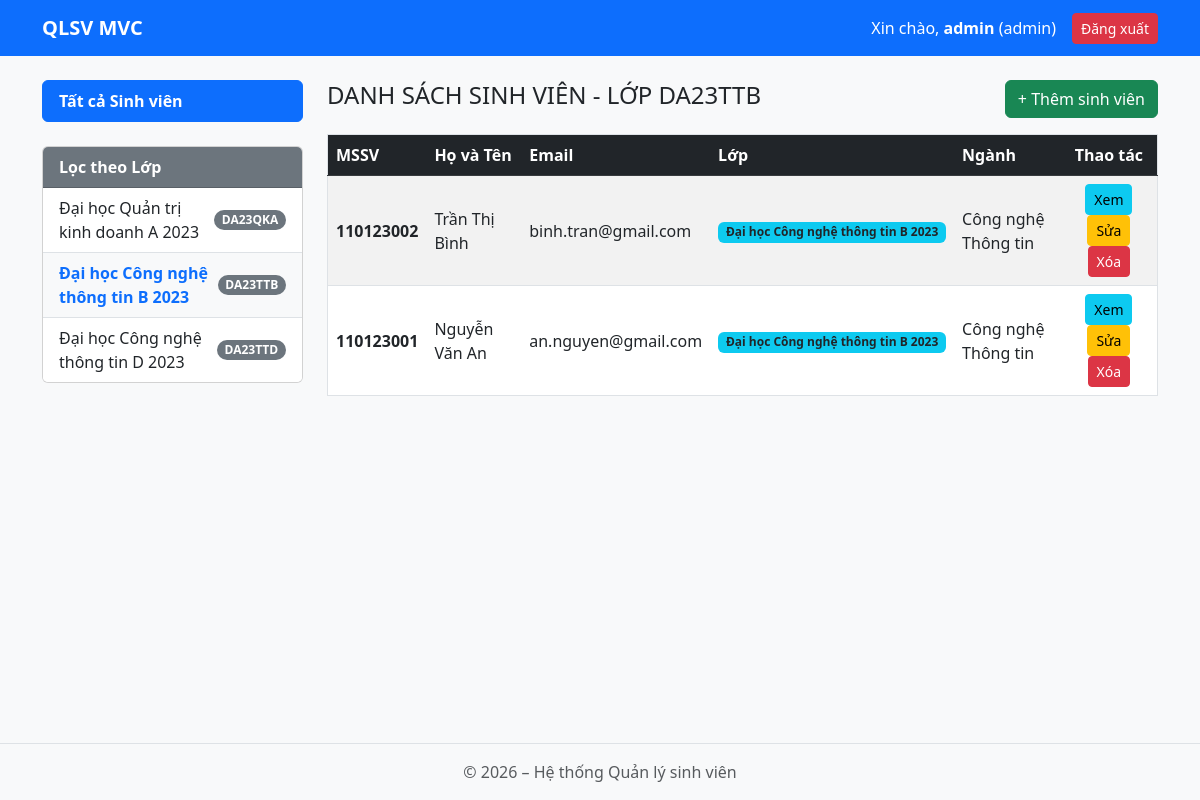
/index.php?action=students&class_code=DA23TTB (signed in), run on the app's committed database.
### tables this page shows
CREATE TABLE IF NOT EXISTS `classes` (
  `class_code` VARCHAR(15) NOT NULL PRIMARY KEY,
  `class_name` VARCHAR(100) NOT NULL,
  `major_code` VARCHAR(5) NOT NULL,
  CONSTRAINT `fk_classes_majors` FOREIGN KEY (`major_code`) REFERENCES `majors` (`major_code`) ON DELETE CASCADE ON UPDATE CASCADE
);

CREATE TABLE IF NOT EXISTS `students` (
  `student_id` VARCHAR(9) NOT NULL PRIMARY KEY,
  `fullname` VARCHAR(100) NOT NULL,
  `email` VARCHAR(100) NOT NULL,
  `phone` VARCHAR(15) NOT NULL,
  `class_code` VARCHAR(15) NOT NULL,
  CONSTRAINT `fk_students_classes` FOREIGN KEY (`class_code`) REFERENCES `classes` (`class_code`) ON DELETE CASCADE ON UPDATE CASCADE
);

CREATE TABLE IF NOT EXISTS `majors` (
  `major_code` VARCHAR(5) NOT NULL PRIMARY KEY,
  `major_name` VARCHAR(100) NOT NULL
);

### app/controllers/StudentController.php (called while the page is built, shortened)
<?php
require_once __DIR__ . '/../models/StudentModel.php';
require_once __DIR__ . '/../models/ClassModel.php';
class StudentController {
    private $studentModel;
    private $classModel;
    public function __construct() {
        $this->db = new DataBase();
        $this->studentModel = new StudentModel($this->db);
        $this->classModel = new ClassModel($this->db);
    }
    public function index() {
        $selected_class = isset($_GET['class_code']) ? $_GET['class_code'] : null;
        $students = $this->studentModel->all($selected_class);
        $classes  = $this->classModel->all();
        require_once __DIR__ . '/../views/students/index.php';
    }
}

### public/index.php (called while the page is built, shortened)
<?php
$router = new Router();
$router->dispatch();
?>

### app/models/ClassModel.php (called while the page is built, shortened)
<?php
class ClassModel {
    private $db;
    public function __construct(DataBase $db) {
        $this->db = $db;
    }
    public function all() {
        $pdo = $this->db->getConnection();
        $sql = "SELECT c.*, m.major_name
                FROM classes c
                JOIN majors m ON c.major_code = m.major_code
                ORDER BY c.class_code ASC";
        $stmt = $pdo->prepare($sql);
        $stmt->execute();
        return $stmt->fetchAll();
    }
}

### app/models/StudentModel.php (called while the page is built, shortened)
<?php
class StudentModel {
    private $db;
    public function __construct(DataBase $db, $id = null, $fullname = '', $email = '', $phone = '', $class_code = '') {
        $this->db = $db;
        $this->student_id = $id;
        $this->fullname = $fullname;
        $this->email = $email;
    }
    public function all($class_code_filter = null) {
        $pdo = $this->db->getConnection();
        $sql = "SELECT s.*, c.class_name, m.major_name
                FROM students s
                JOIN classes c ON s.class_code = c.class_code
                JOIN majors m ON c.major_code = m.major_code";
        if ($class_code_filter) {
            $sql .= " WHERE s.class_code = :class_code";
        }
        $sql .= " ORDER BY s.student_id DESC";
        $stmt = $pdo->prepare($sql);
        if ($class_code_filter) {
            $stmt->bindValue(':class_code', $class_code_filter, PDO::PARAM_STR);
        }
        $stmt->execute();
        $rows = $stmt->fetchAll();
        $list = [];
        foreach ($rows as $row) {
            $st = new StudentModel($this->db, $row['student_id'], $row['fullname'], $row['email'], $row['phone'], $row['class_code']);
            $st->class_name = $row['class_name'];
            $st->major_name = $row['major_name'];
            $list[] = $st;
        }
        return $list;
    }
}

### app/views/students/index.php (the view)
<?php require_once __DIR__ . '/../layouts/header.php'; ?>
<?php require_once __DIR__ . '/../layouts/sidebar.php'; ?>
<div class="col-md-9">
    <div class="d-flex justify-content-between align-items-center mb-3">
        <h4>
            DANH SÁCH SINH VIÊN
            <?php
                if (isset($_GET['class_code'])) {
                    echo "- LỚP " . htmlspecialchars($_GET['class_code']);
                }
            ?>
        </h4>
        <?php if ($_SESSION['user']['role'] === 'admin'): ?>
            <a href="index.php?action=student-create" class="btn btn-success">+ Thêm sinh viên</a>
        <?php endif; ?>
    </div>
    <div class="table-responsive">
        <table class="table table-striped table-hover border align-middle">
            <thead class="table-dark">
                <tr>
                    <th>MSSV</th>
                    <th>Họ và Tên</th>
                    <th>Email</th>
                    <th>Lớp</th>
                    <th>Ngành</th>
                    <th class="text-center">Thao tác</th>
                </tr>
            </thead>
            <tbody>
                <?php if (empty($students)): ?>
                    <tr>
                        <td colspan="6" class="text-center text-muted">Không có sinh viên nào trong danh sách.</td>
                    </tr>
                <?php else: ?>
                    <?php foreach ($students as $st): ?>
                        <tr>
                            <td><strong><?= htmlspecialchars($st->student_id) ?></strong></td>
                            <td><?= htmlspecialchars($st->fullname) ?></td>
                            <td><?= htmlspecialchars($st->email) ?></td>
                            <td><span class="badge bg-info text-dark"><?= htmlspecialchars($st->class_name) ?></span></td>
                            <td><?= htmlspecialchars($st->major_name) ?></td>
                            <td class="text-center">
                                <a href="index.php?action=student-detail&id=<?= $st->student_id ?>" class="btn btn-info btn-sm">Xem</a>
                                <?php if ($_SESSION['user']['role'] === 'admin'): ?>
                                    <a href="index.php?action=student-edit&id=<?= $st->student_id ?>" class="btn btn-warning btn-sm">Sửa</a>
                                    <a href="index.php?action=student-delete&id=<?= $st->student_id ?>" class="btn btn-danger btn-sm" onclick="return confirm('Bạn có chắc muốn xóa sinh viên này?')">Xóa</a>
                                <?php endif; ?>
                            </td>
                        </tr>
                    <?php endforeach; ?>
                <?php endif; ?>
            </tbody>
        </table>
    </div>
</div>
<?php require_once __DIR__ . '/../layouts/footer.php'; ?>

### app/views/layouts/sidebar.php
<div class="col-md-3">
    <div class="list-group mb-4">
        <a href="index.php?action=students" class="list-group-item list-group-item-action fw-bold active">
            Tất cả Sinh viên
        </a>
    </div>
    <div class="card">
        <div class="card-header bg-secondary text-white fw-bold">
            Lọc theo Lớp
        </div>
        <div class="list-group list-group-flush">
            <?php foreach ($classes as $c): ?>
                <a href="index.php?action=students&class_code=<?= $c['class_code'] ?>"
                   class="list-group-item list-group-item-action d-flex justify-content-between align-items-center <?= (isset($_GET['class_code']) && $_GET['class_code'] == $c['class_code']) ? 'fw-bold text-primary bg-light' : '' ?>">
                    <?= htmlspecialchars($c['class_name']) ?>
                    <span class="badge bg-secondary rounded-pill"><?= htmlspecialchars($c['class_code']) ?></span>
                </a>
            <?php endforeach; ?>
        </div>
    </div>
</div>

### public/css/style.css (style rules this page uses)
body { background-color: #f8f9fa; padding-bottom: 70px; }
.table th { vertical-align: middle; }

### data on the page
classes: class_name "Đại học Quản trị kinh doanh A 2023", class_code "DA23QKA"
classes: class_name "Đại học Công nghệ thông tin B 2023", class_code "DA23TTB"
classes: class_name "Đại học Công nghệ thông tin D 2023", class_code "DA23TTD"
students: student_id "110123002", fullname "Trần Thị Bình", email "binh.tran@gmail.com", class_code.class_name "Đại học Công nghệ thông tin B 2023", majors.major_name "Công nghệ Thông tin"
students: student_id "110123001", fullname "Nguyễn Văn An", email "an.nguyen@gmail.com", class_code.class_name "Đại học Công nghệ thông tin B 2023", majors.major_name "Công nghệ Thông tin"

### other printed values
$_SESSION['user']['username'] "admin"
$_SESSION['user']['role'] "admin"
$_GET['class_code'] "DA23TTB"
